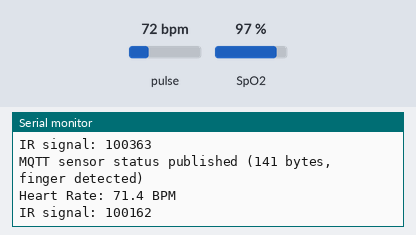
Simulated run of this sketch. Board: ESP32. Parts: the last lines printed to the serial monitor. Inputs (shaded band) come from the test bench; at power-on: pulse 72 bpm, SpO2 97 %. WiFi joins after 1.5 s; servers stay silent unless stated; the local clock reads 2024-03-15 10:24:30 at power-on unless the sketch sets it; no MQTT or app messages arrive unless stated.

Above: at 3.7 s.
3.8 s: pulse set to 42 bpm
At 5.5 s:
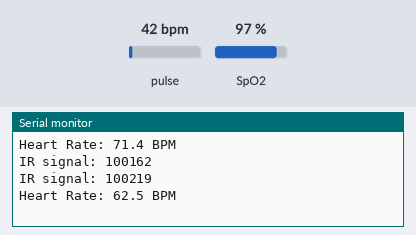
8.4 s: SpO2 set to 80 %
At 9.16 s:
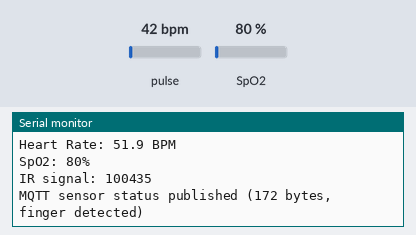
9.9 s: pulse set to 70 bpm
At 14.76 s:
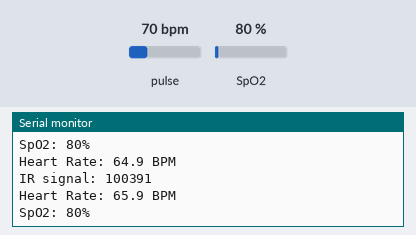
Timing chart, 0 to 16.3 s (numbered marks = the images above; inputs shaded):
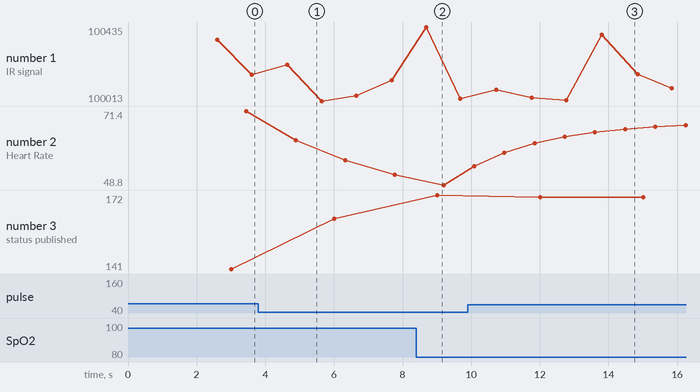

The sketch:

esp32_smart_health.ino
```cpp
/*
 * Smart Healthcare Monitoring System
 * ESP32 + MAX30102 + AWS IoT Core
 *
 * Connections:
 * MAX30102 VCC -> ESP32 3.3V
 * MAX30102 GND -> ESP32 GND
 * MAX30102 SDA -> GPIO 21
 * MAX30102 SCL -> GPIO 22
 */

#include <WiFi.h>
#include <WiFiClientSecure.h>
#include <PubSubClient.h>
#include <ArduinoJson.h>
#include <Wire.h>
#include <time.h>
#include <string.h>
#include <MAX30105.h>
#include "heartRate.h"
#include "spo2_algorithm.h"
#include "wifi_secrets.h"
#include "aws_iot_secrets.h"

const char* AWS_IOT_ENDPOINT = "a1uyfass1g887i-ats.iot.ap-south-1.amazonaws.com";
const char* AWS_IOT_TOPIC = "smart-healthcare/P001/vitals";
const char* PATIENT_ID = "P001";

const uint16_t spo2BufferLength = 100;
const uint8_t spo2RecalculateSamples = 25;
const long fingerIrThreshold = 50000;

WiFiClientSecure net;
PubSubClient client(net);
MAX30105 particleSensor;

uint32_t irBuffer[spo2BufferLength];
uint32_t redBuffer[spo2BufferLength];
uint16_t spo2SampleCount = 0;
uint8_t samplesSinceSpo2Calculation = 0;
int32_t measuredSpO2 = 0;
int8_t validSpO2 = 0;
bool spo2BufferInitialized = false;
bool sensorReady = false;
bool fingerDetected = false;
unsigned long lastMsg = 0;
unsigned long lastReconnect = 0;
unsigned long lastSensorLog = 0;
unsigned long lastSensorSample = 0;
unsigned long lastBeat = 0;
unsigned long lastValidBeat = 0;
float averageBPM = 0;

const unsigned long publishInterval = 3000;
const unsigned long reconnectInterval = 5000;

void connectWiFi() {
  WiFi.mode(WIFI_STA);
  WiFi.begin(WIFI_SSID, WIFI_PASSWORD);

  Serial.print("Connecting to WiFi");
  while (WiFi.status() != WL_CONNECTED) {
    delay(500);
    Serial.print(".");
  }
  Serial.println("\nWiFi connected");
  configTime(0, 0, "pool.ntp.org", "time.nist.gov");
}

void connectAWS() {
  if (WiFi.status() != WL_CONNECTED) return;

  net.setCACert(AWS_CERT_CA);
  net.setCertificate(AWS_CERT_CRT);
  net.setPrivateKey(AWS_CERT_PRIVATE);
  client.setServer(AWS_IOT_ENDPOINT, 8883);
  client.setKeepAlive(60);
  client.setBufferSize(512);

  Serial.println("Connecting to AWS IoT Core...");
  if (client.connect("SmartHealth_ESP32_P001")) {
    Serial.println("AWS IoT Core connected");
  } else {
    Serial.printf("AWS connection failed. MQTT state: %d\n", client.state());
  }
}

void initializeSensor() {
  Wire.begin(21, 22);
  if (!particleSensor.begin(Wire, I2C_SPEED_FAST)) {
    Serial.println("MAX30102 not found");
    sensorReady = false;
    return;
  }

  particleSensor.setup(60, 4, 2, 100, 411, 4096);
  particleSensor.setPulseAmplitudeRed(0x1F);
  particleSensor.setPulseAmplitudeIR(0x1F);
  particleSensor.setPulseAmplitudeGreen(0);
  sensorReady = true;
  Serial.println("MAX30102 initialized");
}

void resetFingerMeasurements() {
  fingerDetected = false;
  averageBPM = 0;
  lastBeat = 0;
  lastValidBeat = 0;
  measuredSpO2 = 0;
  validSpO2 = 0;
  spo2SampleCount = 0;
  samplesSinceSpo2Calculation = 0;
  spo2BufferInitialized = false;
}

void processSensorSample(uint32_t irValue, uint32_t redValue) {
  if (irValue < fingerIrThreshold) {
    resetFingerMeasurements();
    return;
  }

  fingerDetected = true;
  if (checkForBeat(irValue)) {
    const unsigned long currentTime = millis();
    if (lastBeat > 0) {
      const unsigned long delta = currentTime - lastBeat;
      if (delta > 0) {
        const float bpm = 60000.0f / delta;
        if (bpm >= 40 && bpm <= 180) {
          averageBPM = averageBPM == 0 ? bpm : (averageBPM * 0.7f) + (bpm * 0.3f);
          lastValidBeat = currentTime;
          Serial.printf("Heart Rate: %.1f BPM\n", averageBPM);
        }
      }
    }
    lastBeat = currentTime;
  }

  if (spo2SampleCount < spo2BufferLength) {
    irBuffer[spo2SampleCount] = irValue;
    redBuffer[spo2SampleCount] = redValue;
    spo2SampleCount++;
  } else {
    memmove(irBuffer, irBuffer + 1, (spo2BufferLength - 1) * sizeof(irBuffer[0]));
    memmove(redBuffer, redBuffer + 1, (spo2BufferLength - 1) * sizeof(redBuffer[0]));
    irBuffer[spo2BufferLength - 1] = irValue;
    redBuffer[spo2BufferLength - 1] = redValue;
  }

  if (spo2SampleCount == spo2BufferLength) {
    samplesSinceSpo2Calculation++;
    if (!spo2BufferInitialized || samplesSinceSpo2Calculation >= spo2RecalculateSamples) {
      int32_t calculatedHeartRate = 0;
      int8_t validHeartRate = 0;
      maxim_heart_rate_and_oxygen_saturation(
        irBuffer,
        spo2BufferLength,
        redBuffer,
        &measuredSpO2,
        &validSpO2,
        &calculatedHeartRate,
        &validHeartRate
      );
      spo2BufferInitialized = true;
      samplesSinceSpo2Calculation = 0;
      if (validSpO2 && measuredSpO2 >= 70 && measuredSpO2 <= 100) {
        Serial.printf("SpO2: %ld%%\n", static_cast<long>(measuredSpO2));
      } else {
        validSpO2 = 0;
      }
    }
  }
}

void readSensorSamples() {
  if (!sensorReady) return;

  particleSensor.check();
  while (particleSensor.available()) {
    const uint32_t irValue = particleSensor.getIR();
    const uint32_t redValue = particleSensor.getRed();
    particleSensor.nextSample();

    const unsigned long sampleTime = millis();
    if (lastSensorSample > 0 && sampleTime - lastSensorSample > 1000) {
      resetFingerMeasurements();
    }
    lastSensorSample = sampleTime;

    if (sampleTime - lastSensorLog >= 1000) {
      lastSensorLog = sampleTime;
      Serial.printf("IR signal: %lu\n", static_cast<unsigned long>(irValue));
    }
    processSensorSample(irValue, redValue);
  }
}

void publishVitals() {
  if (!client.connected()) {
    Serial.println("AWS MQTT not connected");
    return;
  }
  StaticJsonDocument<256> doc;
  const bool sensorActive = sensorReady && lastSensorSample > 0 &&
    millis() - lastSensorSample <= 2000;
  doc["PatientId"] = PATIENT_ID;
  doc["SensorReady"] = sensorActive;
  doc["FingerDetected"] = sensorActive && fingerDetected;
  doc["DeviceID"] = "ESP32_MAX30102";
  doc["Source"] = "ESP32";
  if (sensorActive && fingerDetected && averageBPM > 0 && lastValidBeat > 0 &&
      millis() - lastValidBeat <= 10000) {
    doc["HeartRate"] = averageBPM;
  }
  if (sensorActive && fingerDetected && validSpO2) {
    doc["SpO2"] = measuredSpO2;
  }

  const time_t now = time(nullptr);
  if (now > 1700000000) {
    struct tm utcTime;
    char timestamp[25];
    if (gmtime_r(&now, &utcTime) &&
        strftime(timestamp, sizeof(timestamp), "%Y-%m-%dT%H:%M:%SZ", &utcTime)) {
      doc["Timestamp"] = timestamp;
    }
  }

  char jsonBuffer[256];
  const size_t payloadLength = serializeJson(doc, jsonBuffer, sizeof(jsonBuffer));
  if (payloadLength == 0) {
    Serial.println("Could not serialize telemetry");
    return;
  }

  if (client.publish(AWS_IOT_TOPIC, jsonBuffer)) {
    Serial.printf("MQTT sensor status published (%u bytes, finger %s)\n",
      static_cast<unsigned>(payloadLength), sensorActive && fingerDetected ? "detected" : "not detected");
  } else {
    Serial.println("MQTT publish failed");
  }
}

void setup() {
  Serial.begin(115200);
  delay(1000);
  Serial.println("\nSmart Healthcare System Starting...");
  initializeSensor();
  connectWiFi();
  connectAWS();
  Serial.println("System setup completed");
}

void loop() {
  if (WiFi.status() != WL_CONNECTED) {
    connectWiFi();
  }

  if (!client.connected()) {
    if (millis() - lastReconnect >= reconnectInterval) {
      lastReconnect = millis();
      connectAWS();
    }
  } else {
    client.loop();
  }

  readSensorSamples();
  if (millis() - lastMsg >= publishInterval) {
    lastMsg = millis();
    publishVitals();
  }
}
```

aws_iot_secrets.example.h
```cpp
#pragma once

// Copy this file to aws_iot_secrets.h and replace the placeholders using a
// newly issued AWS IoT device certificate and private key. Never commit that file.
const char AWS_CERT_CA[] PROGMEM = R"EOF(
-----BEGIN CERTIFICATE-----
REPLACE_WITH_AMAZON_ROOT_CA
-----END CERTIFICATE-----
)EOF";

const char AWS_CERT_CRT[] PROGMEM = R"EOF(
-----BEGIN CERTIFICATE-----
REPLACE_WITH_DEVICE_CERTIFICATE
-----END CERTIFICATE-----
)EOF";

const char AWS_CERT_PRIVATE[] PROGMEM = R"EOF(
-----BEGIN PRIVATE KEY-----
REPLACE_WITH_DEVICE_PRIVATE_KEY
-----END PRIVATE KEY-----
)EOF";
```

wifi_secrets.example.h
```cpp
#pragma once

const char* WIFI_SSID = "YOUR_WIFI_SSID";
const char* WIFI_PASSWORD = "YOUR_WIFI_PASSWORD";
```

Measured:
- after the input at 3.8 s, the serial monitor: prints a new line after 0.85 s (image 1)
- after the input at 8.4 s, the serial monitor: prints a new line after 0.17 s (image 2)
- after the input at 9.9 s, the serial monitor: prints a new line after 0.19 s (image 3)
- plotted number 1: 100162 → 100131 after the input at 3.8 s, 100026 → 100036 after the input at 9.9 s
- plotted number 2: 71.4 → 51.9 after the input at 3.8 s, 48.8 → 67.4 after the input at 9.9 s
- plotted number 3: 172 → 171 after the input at 9.9 s
